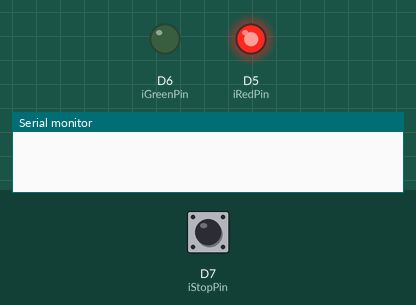
This program was run on a simulated ESP8266 (Wemos D1 mini). Parts: output pins drawn as LEDs (lit = HIGH), the last lines printed to the serial monitor. Inputs (shaded band) come from the test bench; at power-on: D7 (iStopPin) HIGH.

Above: at 2.2 s.
2.3 s: D7 (iStopPin) pulled LOW for 0.15 s
At 2.42 s:
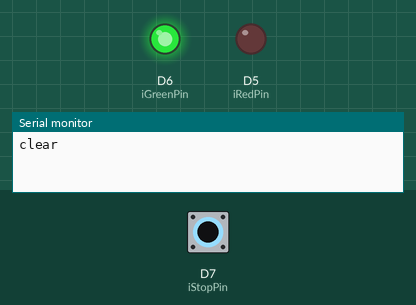
4.0 s: D7 (iStopPin) pulled LOW for 3.2 s
At 8.1 s:
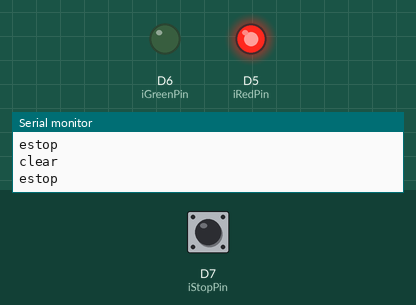
Timing chart, 0 to 9.6 s (numbered marks = the images above; inputs shaded):
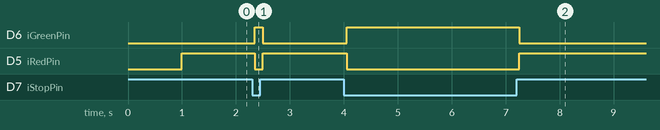

The program:

main.cpp
```cpp
#include <Arduino.h>
#include <ezButton.h>
#include <ESP8266WiFi.h>
#include <espnow.h>

int iStopPin = D7;
int iGreenPin = D6;
int iRedPin = D5;

boolean bEStopOn = false;

const unsigned long lKeyDebounce = 50;

ezButton EStopButton(iStopPin);


void formatMacAddress (const uint8 *macAddr, char *buffer, int maxLength){
  snprintf(buffer, maxLength, "%02x:%02x:%02x:%02x:%02x:%02x", macAddr[0], macAddr[1],macAddr[2],macAddr[3],macAddr[4],macAddr[5]);
}

void receiveCallback(uint8_t *macAddr, uint8_t *data, uint8_t dataLen) {
  uint8_t max_len = 250;
  char buffer[max_len + 1];
  int msgLen = min(max_len, dataLen);
  strncpy(buffer, (const char *)data, msgLen);
  buffer[msgLen] = 0;
  char macStr[18];
  formatMacAddress(macAddr, macStr, 18);
  if (strcmp("estop", buffer) == 0)
  {
    // bEStopOn = true;
    Serial.println("estop");
    // Add check for clear (to-do)
  }
  else
  {
    // bEStopOn = false;
    Serial.println("clear");
  }

}
void sentCallback(uint8_t *macAddr, uint8 status){
  char macStr[18];
  formatMacAddress(macAddr, macStr, 18);
}
void setup() {
  // put your setup code here, to run once:
  pinMode(iGreenPin, OUTPUT);
  pinMode(iRedPin, OUTPUT);
  EStopButton.setDebounceTime(lKeyDebounce);

  Serial.begin(115200);
  delay(1000);

  WiFi.mode(WIFI_STA);
  WiFi.disconnect();

  if (esp_now_init() == 0)
  {esp_now_set_self_role(ESP_NOW_ROLE_COMBO);
  esp_now_register_recv_cb(receiveCallback);
  esp_now_register_send_cb(sentCallback);
  }
  else
  {
    Serial.println("ESP-NOW init failed");
  delay(3000);
  ESP.restart();
  }
  if (EStopButton.getStateRaw() == HIGH) {
    bEStopOn = true;
  }

}

void broadcast(const String &message)

{
  u8 broadcastAddress[] = {0xFF, 0xFF, 0xFF, 0xFF, 0xFF, 0xFF};
  u8 peerRoleNull = {};
  u8 peerChannelNull = {};
  u8 *peerKeyNull = {};
  u8 peerKeyLenNull = {};
  if (!esp_now_is_peer_exist(broadcastAddress))
  {
    esp_now_add_peer(broadcastAddress, peerRoleNull, peerChannelNull, peerKeyNull, peerKeyLenNull);
  }
  uint8 result = esp_now_send(NULL, (u8 *)message.c_str(), message.length());

}

void loop() {
  // put your main code here, to run repeatedly:
  EStopButton.loop();

  if (EStopButton.isReleased()) {
    bEStopOn = true;
    broadcast("estop");
    Serial.println("estop");
  }
  else {
    if (EStopButton.isPressed()) {
      bEStopOn = false;
      broadcast("clear");
      Serial.println("clear");
    }
  }
  if (bEStopOn) {
    digitalWrite(iGreenPin, LOW);
    digitalWrite(iRedPin, HIGH);
  }
  else {
    digitalWrite(iGreenPin, HIGH);
    digitalWrite(iRedPin, LOW);
  }
}

// Separate the LED lights for the different switches (to-do)
```

Measured:
- after the input at 2.3 s, D6 (iGreenPin): LOW → HIGH after 0.05 s, → LOW 0.15 s later; D5 (iRedPin): HIGH → LOW after 0.05 s, → HIGH 0.15 s later
- after the input at 4.0 s, D6 (iGreenPin): LOW → HIGH after 0.05 s, → LOW 3.2 s later; D5 (iRedPin): HIGH → LOW after 0.05 s, → HIGH 3.2 s later
